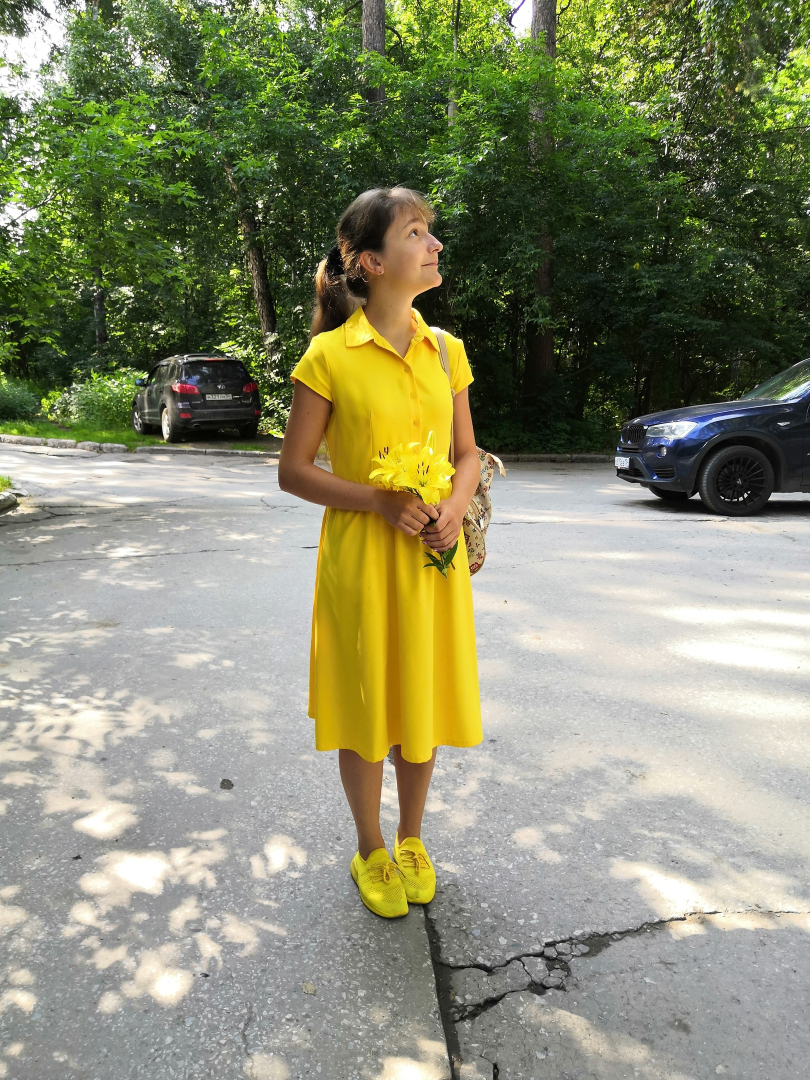
#> input picture images/Yana_avatar.jpg, 1620 x 2160 px (shown at 1/2 size)
$ jupyter execute image_converter.ipynb
#> lines starting #> are read from the running program, lines starting #| are printed output that depends on the picture
[cell 1]
import cv2
import numpy as np
import matplotlib.pyplot as plt

[cell 2]
img = cv2.imread('images/Yana_avatar.jpg')
#> img is the input picture: shape (2160, 1620, 3); mean B, G, R 111.2, 139.8, 137.5
img = img[:, :, ::-1]
plt.imshow(img)
plt.show()

[cell 3]
img_cropped = img[300:300+800, 800 - 400:800 + 400]
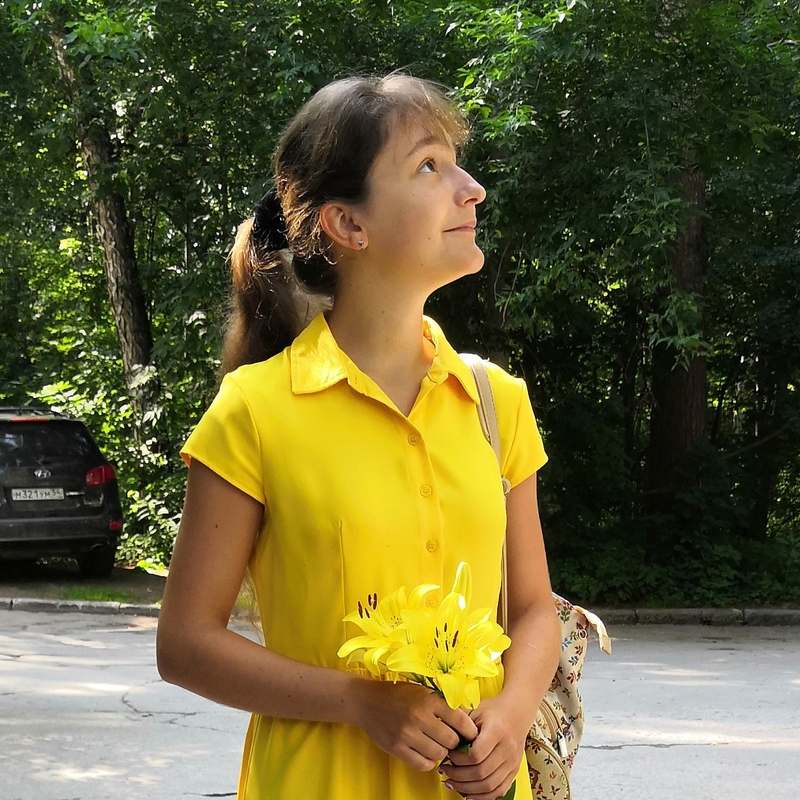
#> img_cropped: shape (800, 800, 3); mean R, G, B 104, 98.4, 55.2
plt.imshow(img_cropped)
plt.show()

[cell 4]
img_resized = cv2.resize(img_cropped, (72, 72))
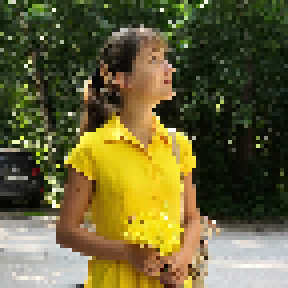
#> img_resized: shape (72, 72, 3) (shown 4 times larger); mean R, G, B 104.1, 98.5, 55.4
plt.imshow(img_resized)# + np.random.randint(-40, 40, size=(72, 72)))
plt.show()

[cell 5]
img.shape
#> Out = (2160, 1620, 3)

[cell 6]
test_img = np.zeros((10, 10, 3), dtype=np.uint8)
test_img[:, :, 0] = 200
test_img[:, :, 1] = 125
test_img[:, :, 2] = 5
plt.imshow(test_img)
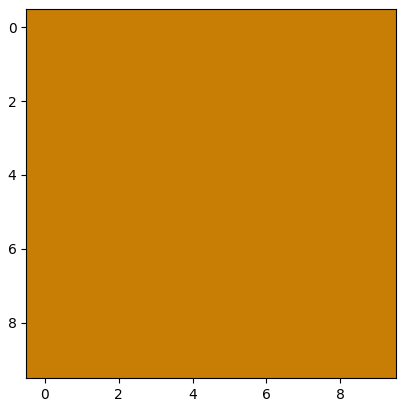
#> figure drawn by matplotlib, 1 panel

[cell 7]
def img2files(img):
    for i, img_row in enumerate(img):
        with open(f"YANA_AVATAR/{i}.TXT", "w") as file:
            for pix in img_row.reshape(-1):
                file.write(str(pix) + "\n")
#> this loop made 72 passes

[cell 8]
img2files(img_resized)

[cell 9]
def img2str(img):
    out_str = "{"
    for i in img.reshape(-1):
        out_str += str(i) + ", "
#> this loop made 10497600 passes
#> i on passes 8 to 10: 119, 94, 80
    out_str += "}"
    return out_str
